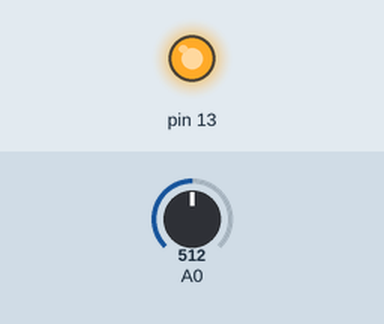
The sketch below on a simulated Arduino Uno, built with avr-gcc and run on an emulated ATmega328P. Shown: output pins drawn as LEDs (lit = HIGH). The inputs (shaded band) are chosen by the test bench; at power-on: A0 = 512. What the sketch prints to the serial monitor is not drawn.

Above: at 0.31 s.
At 1.2 s:
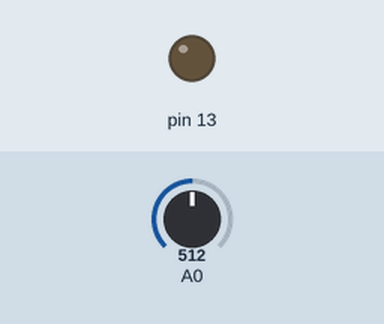
1.3 s: A0 set to 716
At 2.4 s:
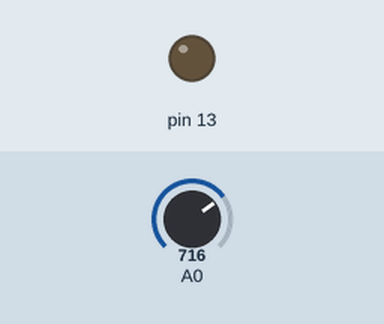
Timing chart, 0 to 4.3 s (numbered marks = the images above; inputs shaded):
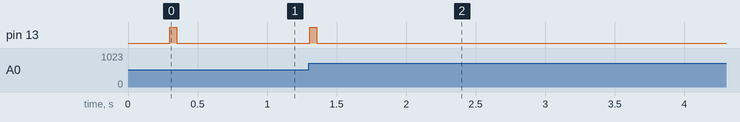

The sketch:

KY-014.ino
```cpp
float factor=0.75;
float maximo=0;
int minimoEntreLatidos=300;
float valorAnterior=500;
int latidos=0;

void setup() {
  pinMode(13,OUTPUT);
  Serial.begin(9600);
  Serial.println("Iniciando mediciones");
}

void loop() {
static unsigned long tiempoLPM= millis();
static unsigned long entreLatidos= millis();

int valorLeido =analogRead(A0);

float valorFiltrado =factor*valorAnterior+(1-factor)*valorLeido;
float cambio=valorFiltrado-valorAnterior;
valorAnterior = valorFiltrado;

if((cambio>=maximo)&&(millis()>entreLatidos+minimoEntreLatidos)){
  maximo= cambio;
  digitalWrite(13,HIGH);
  latidos++;
}
else{
  digitalWrite(13,LOW);
}
maximo=maximo*0.97;
if(millis()>=tiempoLPM+15000){
  Serial.print("Latidos por minuto: ");
  Serial.println(latidos*4);
  latidos=0;
  tiempoLPM=millis();
}
delay(50);
}
```

Measured:
- after the input at 1.3 s, pin 13: LOW → HIGH at once, → LOW 0.05 s later
